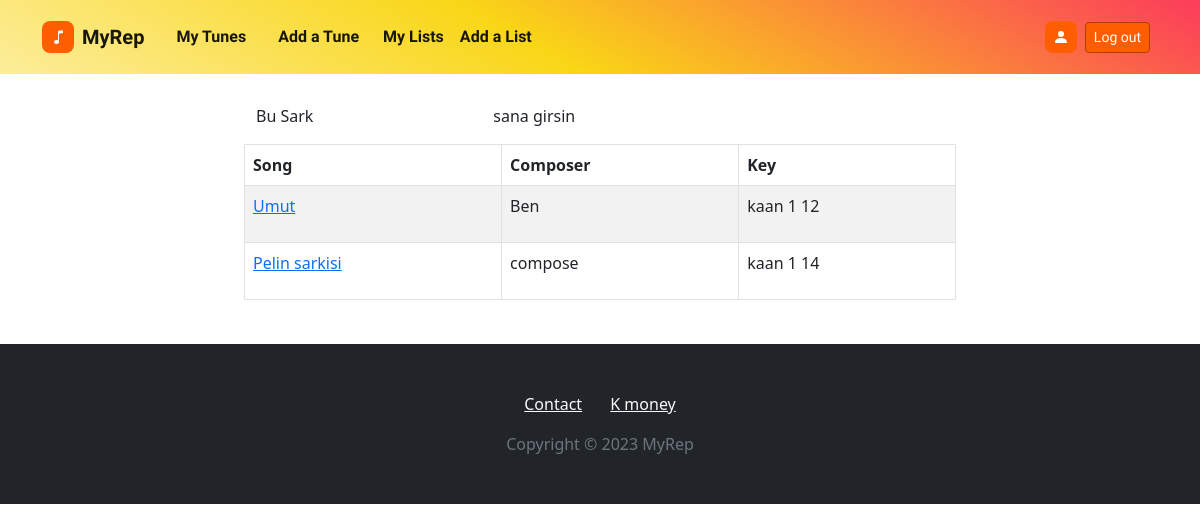
Screenshot of /tunes/list/2/2/ (signed in) with the database file from the repository.
### tunes/models.py (models this page shows, shortened)
class UserTuneList(models.Model):
    user = models.ForeignKey(settings.AUTH_USER_MODEL, on_delete=models.CASCADE, null=True)
    name = models.CharField(max_length=200, null=True, blank=True)
    description = models.CharField(max_length=200, null=True, blank=True)
    tunes = models.ManyToManyField(UserTune)
    created = models.DateField(auto_now_add=True)
    updated = models.DateField(auto_now=True)
    public = models.BooleanField(default=False)
    objects = UserTuneListManager()
    class Meta:
        ordering = ["updated"]

class UserTune(models.Model):
    user = models.ForeignKey(settings.AUTH_USER_MODEL, on_delete=models.CASCADE)
    tune = models.ForeignKey(Tune, on_delete=models.CASCADE)
    notes = models.TextField(max_length=400,null=True,blank=True)
    lyrics = models.TextField(max_length=10000, null=True, blank=True)
    playonpiano = models.BooleanField(default=False)
    playonjamsession = models.BooleanField(default=False)
    playonstage = models.BooleanField(default=False)
    havesheet = models.BooleanField(default=False)
    sheet = models.FileField(upload_to= tunes_user_directory_path , blank=True, null=True, validators=[validate_file_extension, validate_file_size])
    updated = models.DateField(auto_now=True)
    created = models.DateField(auto_now_add=True)
    public = models.BooleanField(default=False)
    objects = UserTuneManager()

class Tune(models.Model):
    KEY_CHOICHES = (
        ('C maj','C maj'), ('G maj','G maj'), ('D maj','D maj'), ('A maj','A maj'), ('E maj','E maj'), ('F maj','F maj'),
        ('B maj','B maj'), ('Cb maj','Cb maj'), ('Gb maj','Gb maj'), ('F# maj','F# maj'), ('Db maj','Db maj'),
        ('C# maj','C# maj'), ('Ab maj','Ab maj'), ('Eb maj','Eb maj'), ('Bb maj','Bb maj')
    )
    name = models.CharField(max_length=100)
    composer = models.CharField(max_length=100, null=True, blank=True)
    key = models.CharField(max_length=15, null=True, blank=True, choices=KEY_CHOICHES)
    genre = models.CharField(max_length=100, null=True, blank=True)

### accounts/models.py (models this page shows, shortened)
class User(AbstractBaseUser):
    username = models.CharField(max_length=50, unique=True)
    email = models.EmailField(max_length=200, unique=True)
    active = models.BooleanField(default=True)
    staff = models.BooleanField(default=False)
    superuser = models.BooleanField(default=False)
    updated = models.DateField(auto_now=True)
    created = models.DateField(auto_now_add=True)
    USERNAME_FIELD = 'username'
    REQUIRED_FIELDS = ['email']
    objects = UserManager()
    def __str__(self):
        return self.username
    @property
    def is_active(self):
        return self.active

### tunes/views.py (the view)
# urls.py: path('tunes/list/<int:pk>/<int:id>/', usertune_lists_detail_view, name='usertune-lists-detail-view'),
@login_required
def usertune_lists_detail_view(request, pk, id):
    list = UserTuneList.objects.get(id=id)
    context = {
        'list' : list
    }
    return render(request, 'pages/usertune_lists_detail.html', context)

### templates/pages/usertune_lists_detail.html (shortened to what this page needs)
{% extends "main/main.html" %}
{% load static %}
{% block content %}
<head>
</head>
<body>
    <div class="container" id='search-results'><table id="example" class="table table-striped table-bordered" cellspacing="0" width="100%">
        <thead>
            <tr>
                <th>Song</th>
                <th>Composer</th>
                <th>Key</th>
            </tr>
        </thead>
        <div>
            <tbody>
                <div class="container">
                    <div class="row">
                        <div class="col-md-4">
                            <p>{{list.name|title}}</p>
                        </div>
                        <div class="col-md-4">
                            <p>{{list.description}}</p>
                        </div>
                        <div class="col-md-4">
                        </div>
                    </div>
                </div>
                {% for item in list.tunes.all %}
                    <tr>
                        <td><a href={% url 'tunes-detail-view' item.user.id item.id %}> <p>{{item.tune.name}}</a></p></td>
                        <td><p>{{item.tune.composer}}</p></td>
                        <td><p> {{item.user}} {{item.user.id}} {{item.id}}</p></td>
                    </tr>
                {% endfor %}
            </tbody>
    </table></div>
{% endblock content %}

### rows the page displays
UserTuneList: name "Bu Sark", description "sana girsin"
UserTune: tune.name "Umut", tune.composer "Ben", user "kaan", user.id "1", id "12"
UserTune: tune.name "Pelin sarkisi", tune.composer "compose", user "kaan", user.id "1", id "14"
